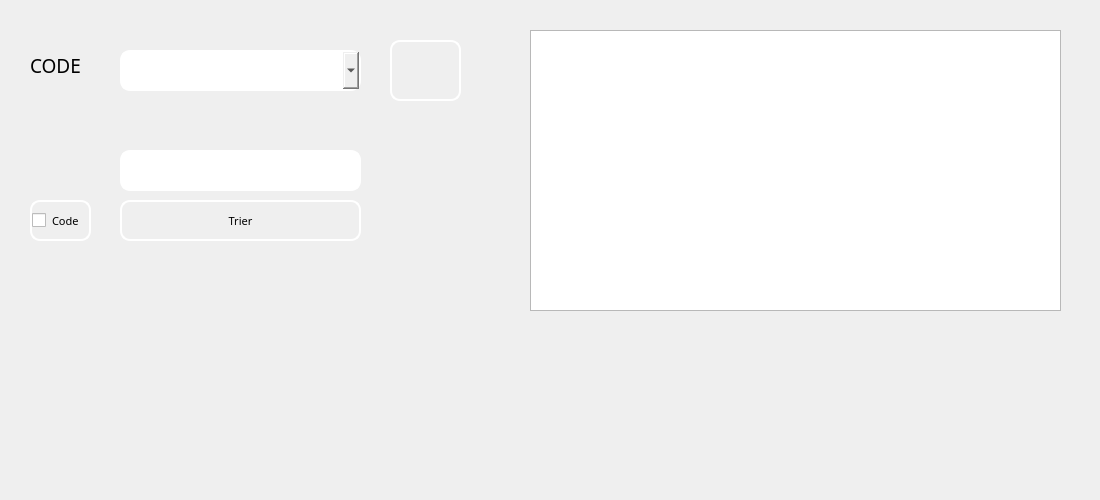
      <widget class="QWidget" name="tab_24">
       <attribute name="title">
        <string>Afficher reclamation</string>
       </attribute>
       <widget class="QTableView" name="tabreclamation">
        <property name="geometry">
         <rect>
          <x>530</x>
          <y>30</y>
          <width>531</width>
          <height>281</height>
         </rect>
        </property>
        <property name="cursor" stdset="0">
         <cursorShape>PointingHandCursor</cursorShape>
        </property>
        <property name="autoFillBackground">
         <bool>true</bool>
        </property>
        <property name="styleSheet">
         <string notr="true">background-image: url(:/images/Sans titre - 1 (1).jpg);</string>
        </property>
       </widget>
       <widget class="QLineEdit" name="cherch_code">
        <property name="geometry">
         <rect>
          <x>120</x>
          <y>150</y>
          <width>241</width>
          <height>41</height>
         </rect>
        </property>
        <property name="font">
         <font>
          <family>MS Reference Sans Serif</family>
          <pointsize>8</pointsize>
          <weight>50</weight>
          <italic>false</italic>
          <bold>false</bold>
         </font>
        </property>
        <property name="styleSheet">
         <string notr="true">border-style: solid;
border-color: white;
border-width: 2px;
border-radius: 10px;</string>
        </property>
       </widget>
       <widget class="QCheckBox" name="code">
        <property name="geometry">
         <rect>
          <x>30</x>
          <y>200</y>
          <width>61</width>
          <height>41</height>
         </rect>
        </property>
        <property name="font">
         <font>
          <family>MS Reference Sans Serif</family>
          <pointsize>8</pointsize>
          <weight>50</weight>
          <italic>false</italic>
          <bold>false</bold>
         </font>
        </property>
        <property name="styleSheet">
         <string notr="true">border-style: solid;
border-color: white;
border-width: 2px;
border-radius: 10px;</string>
        </property>
        <property name="text">
         <string>Code</string>
        </property>
       </widget>
       <widget class="QPushButton" name="trierreclamation">
        <property name="geometry">
         <rect>
          <x>120</x>
          <y>200</y>
          <width>241</width>
          <height>41</height>
         </rect>
        </property>
        <property name="font">
         <font>
          <family>MS Reference Sans Serif</family>
          <pointsize>8</pointsize>
          <weight>50</weight>
          <italic>false</italic>
          <bold>false</bold>
         </font>
        </property>
        <property name="styleSheet">
         <string notr="true">border-style: solid;
border-color: white;
border-width: 2px;
border-radius: 10px;</string>
        </property>
        <property name="text">
         <string>Trier</string>
        </property>
       </widget>
       <widget class="QPushButton" name="supprimerreclamation">
        <property name="geometry">
         <rect>
          <x>390</x>
          <y>40</y>
          <width>71</width>
          <height>61</height>
         </rect>
        </property>
        <property name="font">
         <font>
          <family>MS Reference Sans Serif</family>
          <pointsize>8</pointsize>
          <weight>50</weight>
          <italic>false</italic>
          <bold>false</bold>
         </font>
        </property>
        <property name="cursor">
         <cursorShape>PointingHandCursor</cursorShape>
        </property>
        <property name="styleSheet">
         <string notr="true">border-style: solid;
border-color: white;
border-width: 2px;
border-radius: 10px;

background-image: url(:/img/img/ex.jpg);</string>
        </property>
        <property name="text">
         <string/>
        </property>
       </widget>
       <widget class="QComboBox" name="comboBox_3">
        <property name="geometry">
         <rect>
          <x>120</x>
          <y>50</y>
          <width>241</width>
          <height>41</height>
         </rect>
        </property>
        <property name="styleSheet">
         <string notr="true">border-style: solid;
border-color: white;
border-width: 2px;
border-radius: 10px;</string>
        </property>
       </widget>
       <widget class="QLabel" name="label_99">
        <property name="enabled">
         <bool>false</bool>
        </property>
        <property name="geometry">
         <rect>
          <x>30</x>
          <y>50</y>
          <width>71</width>
          <height>31</height>
         </rect>
        </property>
        <property name="maximumSize">
         <size>
          <width>94</width>
          <height>76</height>
         </size>
        </property>
        <property name="font">
         <font>
          <family>MS Reference Sans Serif</family>
          <pointsize>8</pointsize>
          <weight>50</weight>
          <italic>false</italic>
          <bold>false</bold>
         </font>
        </property>
        <property name="toolTip">
         <string>&lt;html&gt;&lt;head/&gt;&lt;body&gt;&lt;p&gt;ID&lt;/p&gt;&lt;/body&gt;&lt;/html&gt;</string>
        </property>
        <property name="styleSheet">
         <string notr="true">background-image: url(:/img/img/585e4adacb11b227491c3392.png);

color: rgb(0, 0, 0);
</string>
        </property>
        <property name="text">
         <string>&lt;html&gt;&lt;head/&gt;&lt;body&gt;&lt;p&gt;&lt;span style=&quot; font-size:14pt;&quot;&gt;CODE&lt;/span&gt;&lt;/p&gt;&lt;/body&gt;&lt;/html&gt;</string>
        </property>
        <property name="wordWrap">
         <bool>false</bool>
        </property>
       </widget>
       <widget class="QLabel" name="label_8">
        <property name="geometry">
         <rect>
          <x>970</x>
          <y>370</y>
          <width>121</width>
          <height>121</height>
         </rect>
        </property>
        <property name="styleSheet">
         <string notr="true">background-image: url(:/img/img/1024px-Volkswagen_Logo_till_1995.svg.png);</string>
        </property>
        <property name="text">
         <string/>
        </property>
       </widget>
      </widget>
